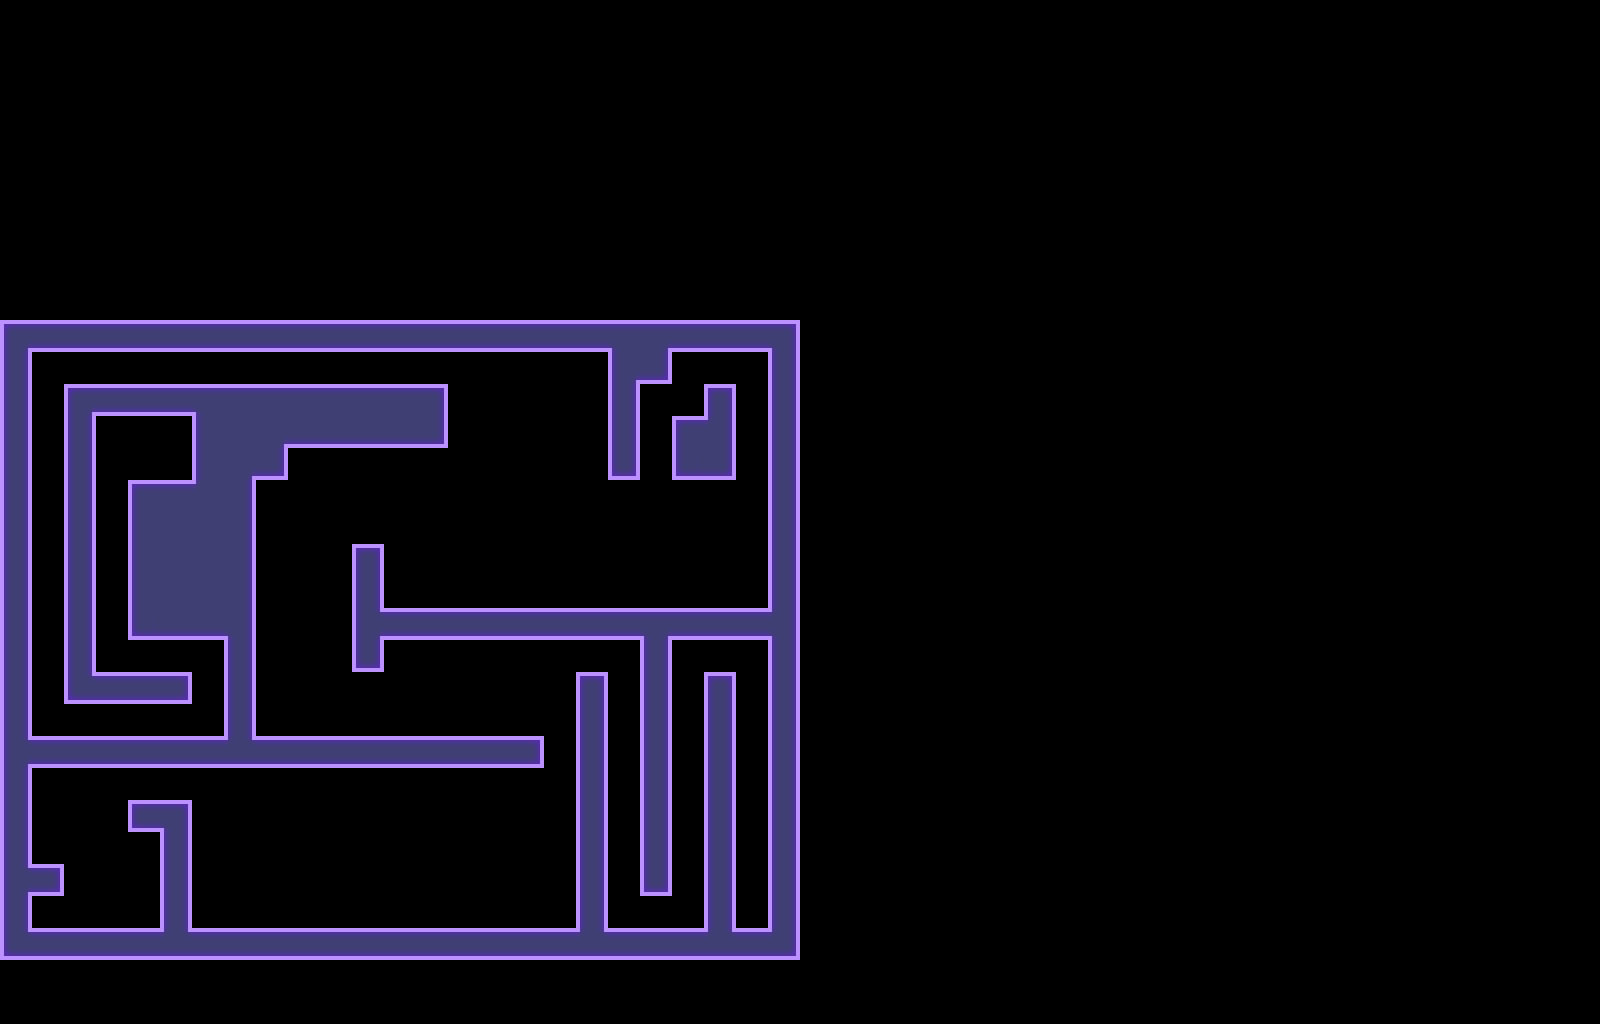

Tiled map render using the project's own tile images. Description and the map definition, with tile-layer contents summarised, below:
An orthogonal 50x32 tile map with 32x32 px tiles, 3 tile layers (Background, OutlineNeon, OutlineNormal) and 7 objects (3x Collectable, Player, Finish, WallButton, MovableWall).

<map version="1.10" tiledversion="1.10.2" orientation="orthogonal" renderorder="right-down" width="50" height="32" tilewidth="32" tileheight="32" infinite="0" nextlayerid="7" nextobjectid="9">
 <tileset firstgid="1" source="DefaultTileset.tsx" />
 <layer id="2" name="Background" width="50" height="32">
  <properties>
   <property name="Type" value="Background" />
  </properties>
  <data>[1600 cells, 216 non-empty, 1 distinct tile ids]</data>
 </layer>
 <layer id="6" name="OutlineNeon" width="50" height="32">
  <properties>
   <property name="Type" value="Neon" />
  </properties>
  <data>[1600 cells, 209 non-empty, 29 distinct tile ids]</data>
 </layer>
 <layer id="5" name="OutlineNormal" width="50" height="32">
  <properties>
   <property name="Type" value="Normal" />
  </properties>
  <data>[1600 cells, 209 non-empty, 29 distinct tile ids]</data>
 </layer>
 <objectgroup id="4" name="Objects">
  <object id="1" name="Player" x="91" y="890" width="40" height="31" />
  <object id="2" name="Collectable" x="47.33" y="784" width="34" height="31" />
  <object id="4" name="Collectable" x="381.5" y="904.5" width="31" height="30" />
  <object id="5" name="Collectable" x="655.25" y="462.92" width="30.67" height="32" />
  <object id="6" name="Finish" x="157.25" y="448" width="44" height="43" />
  <object id="7" name="WallButton" x="752.61" y="921.18" width="32" height="32">
   <properties>
    <property name="PairIndex" type="int" value="1" />
   </properties>
  </object>
  <object id="8" name="MovableWall" x="511.67" y="640.33" width="32" height="91">
   <properties>
    <property name="PairIndex" type="int" value="1" />
   </properties>
  </object>
 </objectgroup>
</map>
